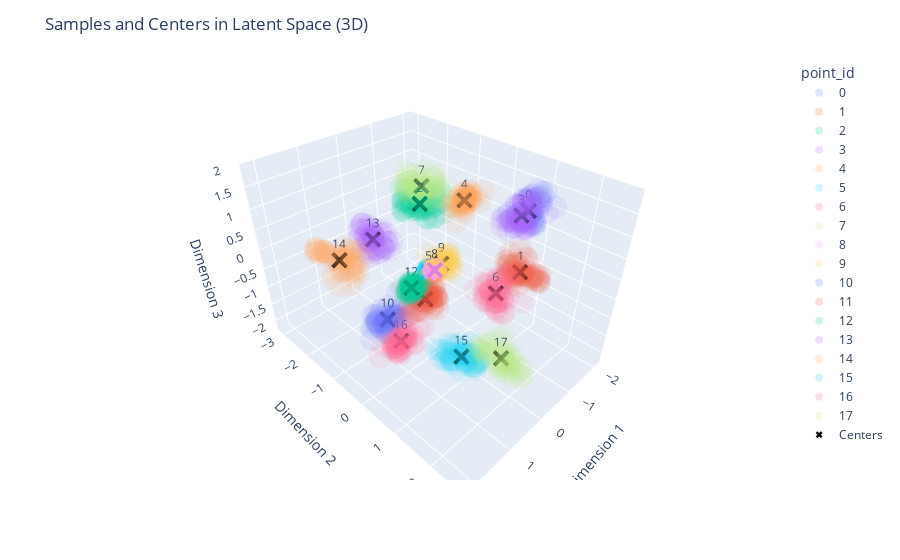

Notebook code cell kept with this figure:
### Code cell
plot_Z_samples_3D(samples_Z[:50])
